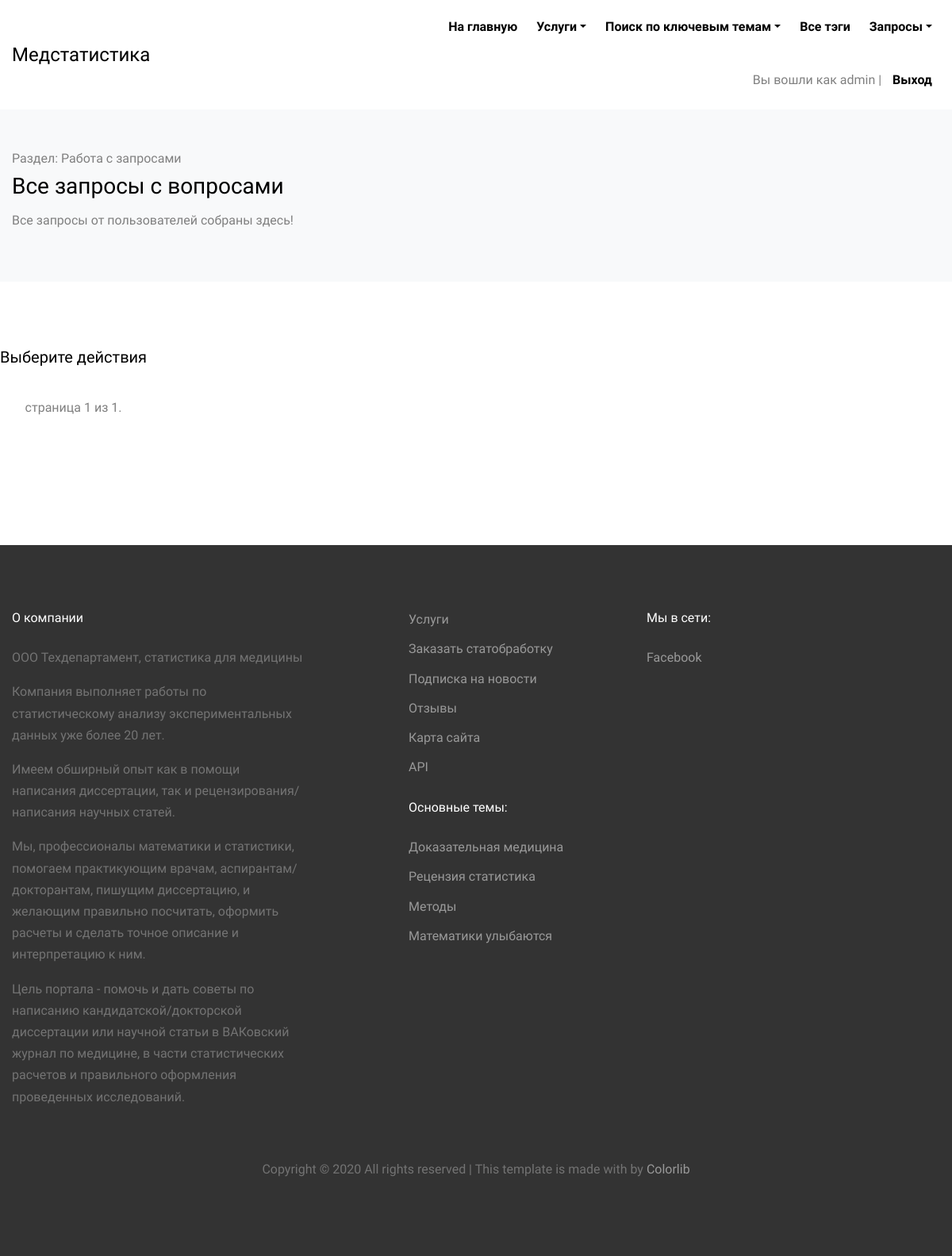
The app's page /articles/requests_QS/ (signed in), older data.
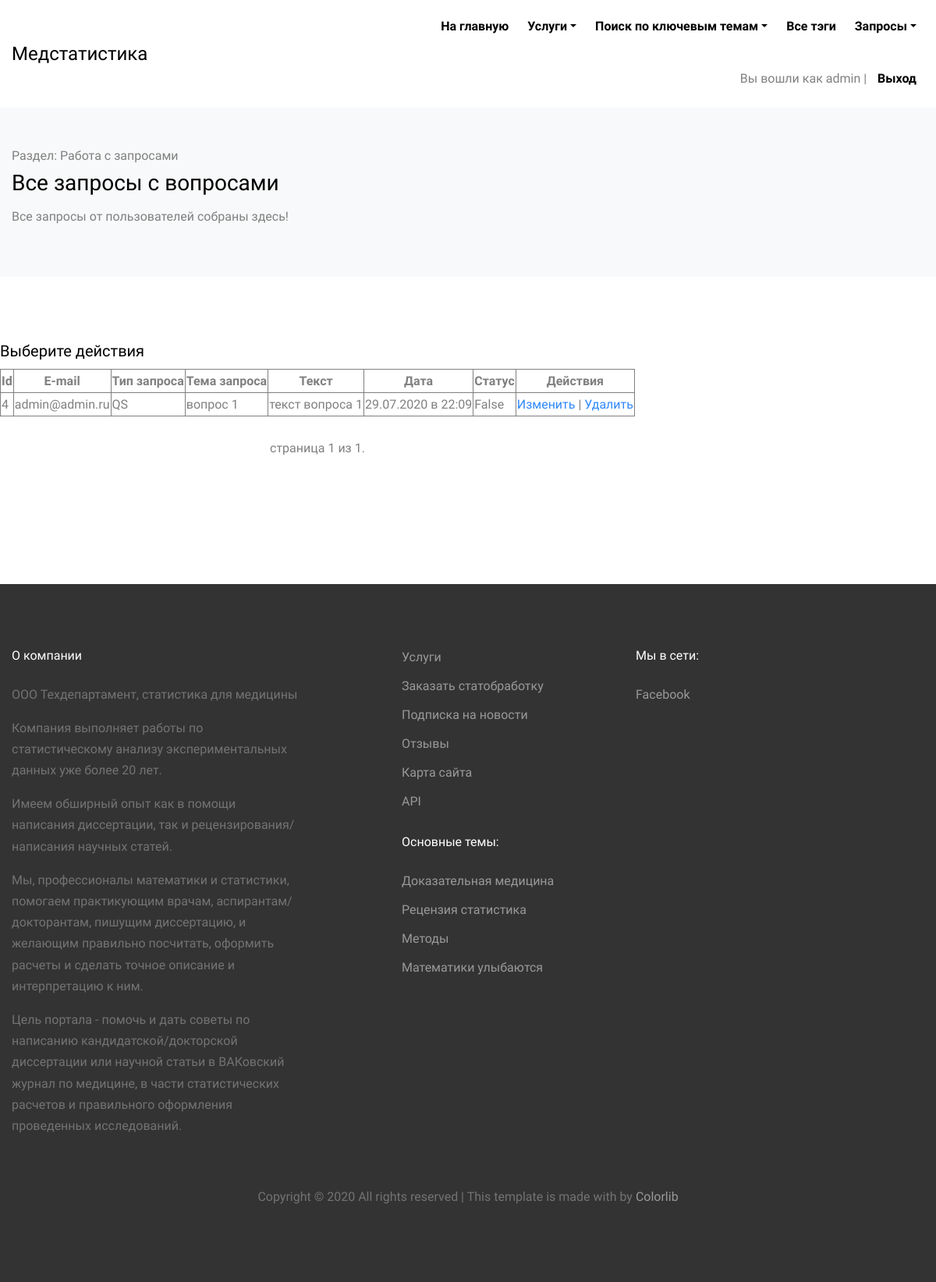
The same page, newer data.
### articles/models.py (models this page shows, shortened)
class IsActiveMixin(models.Model):
    objects = models.Manager()
    active_objects = AvtiveManager()
    is_active = models.BooleanField('Статус активности', default=True)
    class Meta:
        abstract = True  # Чтобы не было изменеий в таблицах

class SubscriberRequest(IsActiveMixin, models.Model):
    STATPROCESSING = 'SP'
    CONSULTATION = 'CO'
    QUESTION = 'QS'
    REVIEW = 'RV'
    REQUEST_TYPE_CHOICES = [
        (STATPROCESSING, 'Статобработка'),
        (CONSULTATION, 'Консультация'),
        (QUESTION, 'Вопрос'),
        (REVIEW, 'Рецензия'),
    ]
    subscribe_request_name = models.ForeignKey(ArticlesUser, on_delete=models.CASCADE, verbose_name=("Пользователь")) #связываем таблицы
    subscribe_request_type = models.CharField('Тип запроса', max_length=2, choices=REQUEST_TYPE_CHOICES, default=STATPROCESSING, blank=False)
    subscribe_request_subject = models.CharField('Тема обращения', max_length=200, blank=False, default='')
    subscribe_request_text = models.TextField('Текст обращения', max_length=10000, blank=False, default='')
    subscribe_request_date = models.DateTimeField('Дата обращения', default=datetime.now())
    subscribe_request_status = models.BooleanField('Статус выполнения', default=False)
    class Meta:
        ordering = ('-subscribe_request_date',)
        verbose_name = 'запрос на услугу'
        verbose_name_plural = 'запросы на услуги'

### users/models.py (models this page shows, shortened)
class ArticlesUser(AbstractUser):
    email = models.EmailField('E-mail', max_length=100, unique=True)
    is_subscribed = models.BooleanField('Подписка на новости сайта', default=True)

### articles/views.py (the view)
# urls.py: path('requests_QS/', views.ReqListView_QS.as_view(), name='request_list_QS'),
class ReqListView_QS(PermissionMixin, UserPassesTestMixin, ListView):
    model = SubscriberRequest
    template_name = 'articles/request_list_QS.html'
    context_object_name = 'reqs'
    paginate_by = 10
    def get_queryset(self):
        return SubscriberRequest.active_objects.filter(subscribe_request_type='QS')

### articles/models.py (called while the page is built)
    def get_queryset(self):
        all_objects = super().get_queryset()
        return all_objects.filter(is_active=True)

### articles/views.py (called while the page is built)
    def test_func(self):
        return self.request.user.is_superuser

### articles/templates/articles/request_list_QS.html (shortened to what this page needs)
{% extends "articles/base.html" %}
{% load cache %}
{% block content %}
    <div class="py-5 bg-light">
      <div class="container">
        <div class="row">
          <div class="col-md-12">
              <span>Раздел: Работа с запросами</span>
              <h3>Все запросы с вопросами</h3>
              <p>Все запросы от пользователей собраны здесь!</p>
          </div>
        </div>
      </div>
    </div>
    <div class="site-section bg-white">
      <div class="container">
        <div class="row align-items-stretch retro-layout-2">
            <div id="content" class="flex">
                <h5>Выберите действия</h5>
                {% if reqs.count > 0 %}
                <table rules=all frame=box>
                    <thead align="center"><th>Id</th><th>E-mail</th><th>Тип запроса</th><th>Тема запроса</th><th>Текст</th><th>Дата</th><th>Статус</th><th>Действия</th></thead>
                    {% cache 500 top_reqs_qs %}
                    {% for req in reqs %}
                    <tr>
                        <td>{{ req.id }}</td>
                        <td>{{ req.subscribe_request_name.email }}</td>
                        <td>{{ req.subscribe_request_type }}</td>
                        <td>{{ req.subscribe_request_subject }}</td>
                        <td>{{ req.subscribe_request_text }}</td>
                        <td>{{ req.subscribe_request_date|date:"d.m.Y в H:i" }}</td>
                        <td>{{ req.subscribe_request_status }}</td>
                        <td><a href="{% url 'articles:request_update' pk=req.pk %}">Изменить</a> | <a href="{% url 'articles:request_delete' pk=req.pk %}">Удалить</a></td>
                    </tr>
                    {% empty %}
                    <tr>
                        <td></td><td></td><td></td><td></td><td></td><td></td><td></td><td></td>
                    </tr>
                    {% endfor %}
                    {% endcache %}
                </table>
                {% endif %}
                <br>
                <div class="pagination">
                    <span class="step-links">
                        <span class="current">
                            страница {{ page_obj.number }} из {{ page_obj.paginator.num_pages }}.
                        </span>
                    </span>
                </div>
            </div>
        </div>
      </div>
    </div>
{% endblock %}

Row changes from the older to the newer data that the page shows:
added SubscriberRequest: id "4", subscribe_request_name.email "admin@admin.ru", subscribe_request_type "QS", subscribe_request_subject "вопрос 1", subscribe_request_text "текст вопроса 1", subscribe_request_date "29.07.2020 в 22:09", subscribe_request_status "False"
Text that changed along with them:
text now shown: "Id E-mail Тип запроса Тема запроса Текст Дата Статус Действия"
